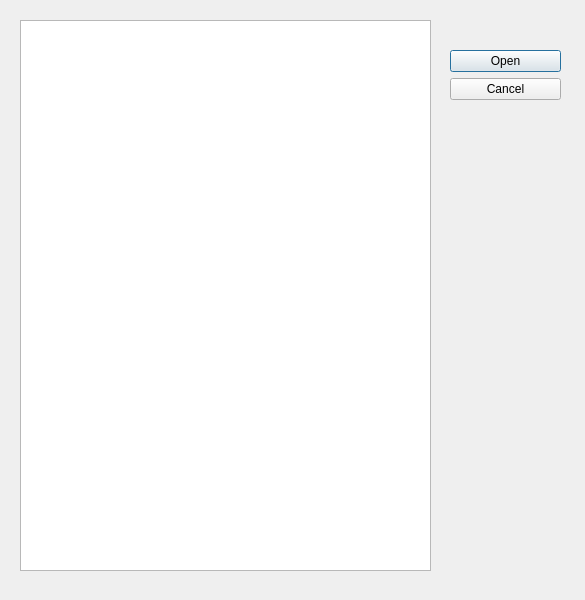
<?xml version="1.0" encoding="UTF-8"?>
<ui version="4.0">
 <class>ShowRecipeWindow</class>
 <widget class="QMainWindow" name="ShowRecipeWindow">
  <property name="geometry">
   <rect>
    <x>0</x>
    <y>0</y>
    <width>585</width>
    <height>600</height>
   </rect>
  </property>
  <property name="windowTitle">
   <string>Recipe List</string>
  </property>
  <property name="windowIcon">
   <iconset>
    <normaloff>../Resources/meadappico_Uh1_icon.ico</normaloff>../Resources/meadappico_Uh1_icon.ico</iconset>
  </property>
  <widget class="QWidget" name="centralwidget">
   <widget class="QDialogButtonBox" name="ConfirmBox">
    <property name="geometry">
     <rect>
      <x>450</x>
      <y>50</y>
      <width>111</width>
      <height>61</height>
     </rect>
    </property>
    <property name="orientation">
     <enum>Qt::Orientation::Vertical</enum>
    </property>
    <property name="standardButtons">
     <set>QDialogButtonBox::StandardButton::Cancel|QDialogButtonBox::StandardButton::Open</set>
    </property>
   </widget>
   <widget class="QTableView" name="tableView">
    <property name="geometry">
     <rect>
      <x>20</x>
      <y>20</y>
      <width>411</width>
      <height>551</height>
     </rect>
    </property>
    <property name="sizeAdjustPolicy">
     <enum>QAbstractScrollArea::SizeAdjustPolicy::AdjustToContents</enum>
    </property>
    <attribute name="verticalHeaderVisible">
     <bool>false</bool>
    </attribute>
   </widget>
  </widget>
 </widget>
 <resources/>
 <connections/>
</ui>
